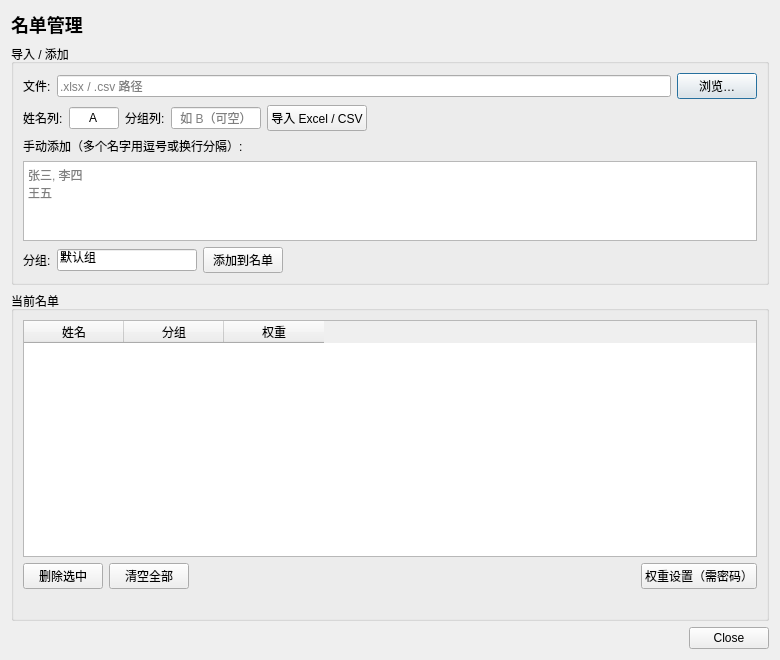
<?xml version="1.0" encoding="UTF-8"?>
<ui version="4.0">
 <class>AdminWindow</class>
 <widget class="QDialog" name="AdminWindow">
  <property name="geometry">
   <rect>
    <x>0</x>
    <y>0</y>
    <width>780</width>
    <height>660</height>
   </rect>
  </property>
  <property name="windowTitle">
   <string>名单管理</string>
  </property>
  <layout class="QVBoxLayout" name="adminLayout" stretch="0,0,1,0">
   <item>
    <widget class="QLabel" name="titleLabel">
     <property name="styleSheet">
      <string notr="true">font-size: 18px; font-weight: bold;</string>
     </property>
     <property name="text">
      <string>名单管理</string>
     </property>
    </widget>
   </item>
   <item>
    <widget class="QGroupBox" name="impBox">
     <property name="title">
      <string>导入 / 添加</string>
     </property>
     <layout class="QVBoxLayout" name="impLayout">
      <item>
       <layout class="QHBoxLayout" name="fileRow" stretch="0,1,0">
        <item>
         <widget class="QLabel" name="fileLabel">
          <property name="text">
           <string>文件:</string>
          </property>
         </widget>
        </item>
        <item>
         <widget class="QLineEdit" name="path_edit">
          <property name="placeholderText">
           <string>.xlsx / .csv 路径</string>
          </property>
         </widget>
        </item>
        <item>
         <widget class="QPushButton" name="browse_btn">
          <property name="text">
           <string>浏览…</string>
          </property>
         </widget>
        </item>
       </layout>
      </item>
      <item>
       <layout class="QHBoxLayout" name="colRow" stretch="0,0,0,0,0,1">
        <item>
         <widget class="QLabel" name="nameColLabel">
          <property name="text">
           <string>姓名列:</string>
          </property>
         </widget>
        </item>
        <item>
         <widget class="QLineEdit" name="name_col_edit">
          <property name="minimumSize">
           <size>
            <width>50</width>
            <height>0</height>
           </size>
          </property>
          <property name="maximumSize">
           <size>
            <width>50</width>
            <height>16777215</height>
           </size>
          </property>
          <property name="text">
           <string>A</string>
          </property>
          <property name="alignment">
           <set>Qt::AlignCenter</set>
          </property>
         </widget>
        </item>
        <item>
         <widget class="QLabel" name="groupColLabel">
          <property name="text">
           <string>分组列:</string>
          </property>
         </widget>
        </item>
        <item>
         <widget class="QLineEdit" name="group_col_edit">
          <property name="minimumSize">
           <size>
            <width>90</width>
            <height>0</height>
           </size>
          </property>
          <property name="maximumSize">
           <size>
            <width>90</width>
            <height>16777215</height>
           </size>
          </property>
          <property name="alignment">
           <set>Qt::AlignCenter</set>
          </property>
          <property name="placeholderText">
           <string>如 B（可空）</string>
          </property>
         </widget>
        </item>
        <item>
         <widget class="QPushButton" name="imp_btn">
          <property name="text">
           <string>导入 Excel / CSV</string>
          </property>
         </widget>
        </item>
        <item>
         <spacer name="colSpacer">
          <property name="orientation">
           <enum>Qt::Horizontal</enum>
          </property>
          <property name="sizeHint" stdset="0">
           <size>
            <width>0</width>
            <height>0</height>
           </size>
          </property>
         </spacer>
        </item>
       </layout>
      </item>
      <item>
       <widget class="QLabel" name="manualLabel">
        <property name="text">
         <string>手动添加（多个名字用逗号或换行分隔）:</string>
        </property>
       </widget>
      </item>
      <item>
       <widget class="QTextEdit" name="manual_names">
        <property name="maximumSize">
         <size>
          <width>16777215</width>
          <height>80</height>
         </size>
        </property>
        <property name="placeholderText">
         <string>张三, 李四
王五</string>
        </property>
       </widget>
      </item>
      <item>
       <layout class="QHBoxLayout" name="manualRow" stretch="0,0,0,1">
        <item>
         <widget class="QLabel" name="manualGroupLabel">
          <property name="text">
           <string>分组:</string>
          </property>
         </widget>
        </item>
        <item>
         <widget class="QLineEdit" name="manual_group">
          <property name="minimumSize">
           <size>
            <width>140</width>
            <height>0</height>
           </size>
          </property>
          <property name="maximumSize">
           <size>
            <width>140</width>
            <height>16777215</height>
           </size>
          </property>
          <property name="text">
           <string>默认组</string>
          </property>
         </widget>
        </item>
        <item>
         <widget class="QPushButton" name="add_btn">
          <property name="text">
           <string>添加到名单</string>
          </property>
         </widget>
        </item>
        <item>
         <spacer name="manualSpacer">
          <property name="orientation">
           <enum>Qt::Horizontal</enum>
          </property>
          <property name="sizeHint" stdset="0">
           <size>
            <width>40</width>
            <height>20</height>
           </size>
          </property>
         </spacer>
        </item>
       </layout>
      </item>
     </layout>
    </widget>
   </item>
   <item>
    <widget class="QGroupBox" name="listBox">
     <property name="title">
      <string>当前名单</string>
     </property>
     <layout class="QVBoxLayout" name="listLayout" stretch="1,0,0">
      <item>
       <widget class="QTableWidget" name="table">
        <column>
         <property name="text">
          <string>姓名</string>
         </property>
        </column>
        <column>
         <property name="text">
          <string>分组</string>
         </property>
        </column>
        <column>
         <property name="text">
          <string>权重</string>
         </property>
        </column>
       </widget>
      </item>
      <item>
       <layout class="QHBoxLayout" name="btnRow" stretch="0,0,1,0">
        <item>
         <widget class="QPushButton" name="del_btn">
          <property name="text">
           <string>删除选中</string>
          </property>
         </widget>
        </item>
        <item>
         <widget class="QPushButton" name="clear_btn">
          <property name="text">
           <string>清空全部</string>
          </property>
         </widget>
        </item>
        <item>
         <spacer name="btnSpacer">
          <property name="orientation">
           <enum>Qt::Horizontal</enum>
          </property>
          <property name="sizeHint" stdset="0">
           <size>
            <width>40</width>
            <height>20</height>
           </size>
          </property>
         </spacer>
        </item>
        <item>
         <widget class="QPushButton" name="weight_btn">
          <property name="text">
           <string>权重设置（需密码）</string>
          </property>
         </widget>
        </item>
       </layout>
      </item>
      <item>
       <widget class="QLabel" name="status_label">
        <property name="styleSheet">
         <string notr="true">color: #666;</string>
        </property>
        <property name="text">
         <string/>
        </property>
       </widget>
      </item>
     </layout>
    </widget>
   </item>
   <item>
    <widget class="QDialogButtonBox" name="buttonBox">
     <property name="standardButtons">
      <set>QDialogButtonBox::Close</set>
     </property>
    </widget>
   </item>
  </layout>
 </widget>
 <resources/>
 <connections/>
</ui>
